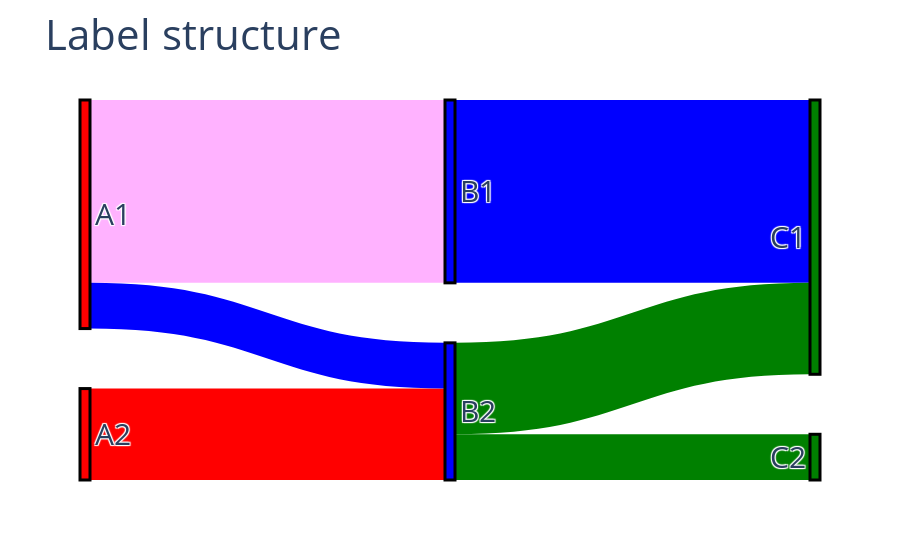

The code cell stored with this chart in its notebook:
### Code cell
import plotly.graph_objects as go

fig = go.Figure(data=[go.Sankey(
    node = dict(
      pad = 60,
      thickness = 10,
      line = dict(color = "black", width = 3),
      label = ["A1", "A2", "B1", "B2", "C1", "C2"],
      color = ["red", "red", "blue", "blue", "green", "green"]
    ),
    link = dict(
      source = [0, 1, 0, 2, 3, 3], # indices correspond to labels, eg A1, A2, A1, B1, ...
      target = [2, 3, 3, 4, 4, 5],
      value = [8, 4, 2, 8, 4, 2],
      color = ['rgba(255,0,255,0.3)', "red", "blue", "blue", "green", "green"]
  ))])

fig.update_layout(title_text="Label structure", font_size=30)
fig.show()

### Figure 1 — Plotly figure (JSON) as saved in the notebook; plotly's stock layout.template omitted (floating-point values rounded to 4 significant figures)
{"data": [{"link": {"color": ["rgba(255,0,255,0.3)", "red", "blue", "blue", "green", "green"], "source": [0, 1, 0, 2, 3, 3], "target": [2, 3, 3, 4, 4, 5], "value": [8, 4, 2, 8, 4, 2]}, "node": {"color": ["red", "red", "blue", "blue", "green", "green"], "label": ["A1", "A2", "B1", "B2", "C1", "C2"], "line": {"color": "black", "width": 3}, "pad": 60, "thickness": 10}, "type": "sankey"}], "layout": {"font": {"size": 30}, "title": {"text": "Label structure"}}}
